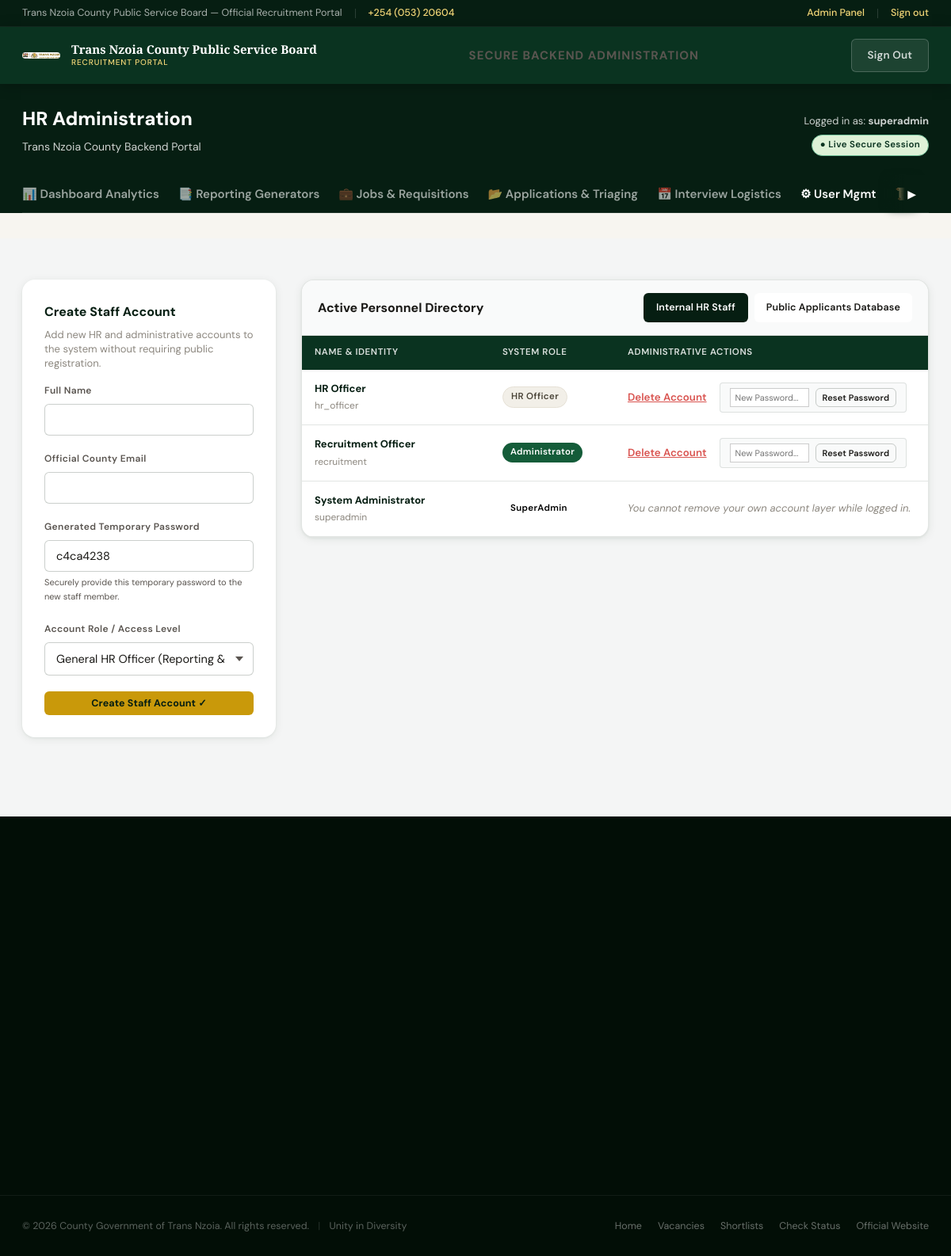
The page /admin/users.php (signed in) on the database its author committed.
### tables this page shows
CREATE TABLE `users` (
  `id` int(10) unsigned NOT NULL AUTO_INCREMENT,
  `username` varchar(80) NOT NULL,
  `email` varchar(160) NOT NULL,
  `password_hash` varchar(255) NOT NULL,
  `role` enum('superadmin','admin','hr','applicant') NOT NULL DEFAULT 'applicant',
  `full_name` varchar(160) DEFAULT NULL,
  `is_active` tinyint(1) NOT NULL DEFAULT 1,
  `last_login` datetime DEFAULT NULL,
  `created_at` datetime NOT NULL DEFAULT current_timestamp(),
  `updated_at` datetime NOT NULL DEFAULT current_timestamp() ON UPDATE current_timestamp(),
  `sub_county` varchar(100) DEFAULT NULL,
  `ward` varchar(100) DEFAULT NULL,
  `id_doc_front` varchar(255) DEFAULT NULL,
  `id_doc_back` varchar(255) DEFAULT NULL,
  `id_verified` tinyint(1) DEFAULT 0,
  `phone` varchar(20) DEFAULT NULL,
  `dob` date DEFAULT NULL,
  `gender` enum('Male','Female','Prefer not to say') DEFAULT NULL,
  PRIMARY KEY (`id`),
  UNIQUE KEY `username` (`username`),
  UNIQUE KEY `email` (`email`),
  KEY `idx_role` (`role`),
  KEY `idx_email` (`email`)
);

### includes/auth.php (called while the page is built, shortened)
<?php
function auth_user(): ?array {
    return $_SESSION['tnc_user'] ?? null;
}
function has_role(string ...$roles): bool {
    $user = auth_user();
    return $user && in_array($user['role'], $roles, true);
}
function h(?string $s): string {
    return htmlspecialchars($s ?? '', ENT_QUOTES, 'UTF-8');
}

### admin/users.php (the view, shortened to what this page needs)
<?php
require_once __DIR__ . '/../includes/auth.php';
$pdo = db();
$filter_role = $_GET['role'] ?? 'internal';
if ($filter_role === 'applicant') {
    $sql = "SELECT * FROM users WHERE role = 'applicant' ORDER BY created_at DESC LIMIT 500";
} else {
    $sql = "SELECT * FROM users WHERE role IN ('superadmin','admin','hr') ORDER BY role DESC, full_name ASC LIMIT 500";
}
$users_list = $pdo->query($sql)->fetchAll();
require_once __DIR__ . '/../includes/partials/header.php';
$admin_page = 'users';
require_once __DIR__ . '/partials/admin_nav.php';
?>
<div class="page-wrap" style="background:#f4f5f5; padding-bottom:100px;">
  <div class="container" style="max-width:1200px;">
    <div style="display:grid; grid-template-columns:320px 1fr; gap:32px; align-items:start;">
        <div class="card card-pad fade-up" style="border:2px solid var(--gold); position:sticky; top:40px;">
            <h3 style="font-size:16px; margin-bottom:6px; color:var(--green-900);">Create Staff Account</h3>
            <p style="font-size:13px; color:var(--text-light); margin-bottom:16px; line-height:1.4;">Add new HR and administrative accounts to the system without requiring public registration.</p>
            <form method="POST">
                <div class="form-group">
                    <label class="form-label" style="font-size:12px;">Full Name</label>
                    <input type="text" name="full_name" class="form-input" required>
                </div>
                <div class="form-group">
                    <label class="form-label" style="font-size:12px;">Official County Email</label>
                    <input type="email" name="email" class="form-input" required>
                </div>
                <div class="form-group">
                    <label class="form-label" style="font-size:12px;">Generated Temporary Password</label>
                    <input type="text" name="password" class="form-input" value="<?= bin2hex(random_bytes(4)) ?>" required>
                    <span style="font-size:11px; color:var(--text-muted); display:inline-block; margin-top:4px;">Securely provide this temporary password to the new staff member.</span>
                </div>
                <div class="form-group">
                    <label class="form-label" style="font-size:12px;">Account Role / Access Level</label>
                    <select name="role" class="form-select" required>
                        <option value="hr">General HR Officer (Reporting & Applicants Only)</option>
                    </select>
                </div>
                <button type="submit" class="btn btn-gold btn-sm" style="width:100%; font-weight:700;">Create Staff Account ✓</button>
            </form>
        </div>
        <div class="card fade-up" style="overflow:-moz-hidden-unscrollable; overflow:hidden;">
            <div style="background:#f9fafa; border-bottom:1px solid var(--border); padding:16px 20px; display:flex; justify-content:space-between; align-items:center;">
                <h3 style="font-size:16px; margin:0;">Active Personnel Directory</h3>
                <div style="display:flex; gap:8px;">
                    <a href="?role=internal" class="btn btn-sm <?= $filter_role==='internal' ? 'btn-outline-dark' : '' ?>" style="<?= $filter_role==='internal' ? 'background:var(--green-900);color:#fff;' : 'background:#fff;' ?>">Internal HR Staff</a>
                    <a href="?role=applicant" class="btn btn-sm <?= $filter_role==='applicant' ? 'btn-outline-dark' : '' ?>" style="<?= $filter_role==='applicant' ? 'background:var(--green-900);color:#fff;' : 'background:#fff;' ?>">Public Applicants Database</a>
                </div>
            </div>
            <div class="table-responsive" style="max-height:600px; overflow-y:auto;">
                <table class="table" style="font-size:13px; margin:0;">
                    <colgroup>
                        <col style="width:30%;">
                        <col style="width:20%;">
                        <col style="width:50%;">
                    </colgroup>
                    <thead style="position:sticky; top:0; background:#fff; z-index:10; box-shadow:0 1px 3px rgba(0,0,0,0.1);">
                        <tr>
                            <th>Name & Identity</th>
                            <th>System Role</th>
                            <th>Administrative Actions</th>
                        </tr>
                    </thead>
                    <tbody>
                        <?php if (empty($users_list)): ?>
                            <tr><td colspan="3" style="padding:40px; text-align:center; color:var(--text-muted);">No accounts found matching this filter.</td></tr>
                        <?php else: ?>
                            <?php foreach ($users_list as $u): ?>
                                <tr>
                                    <td>
                                        <strong style="color:var(--green-900);"><?= h($u['full_name']) ?></strong><br>
                                        <span style="font-size:12px; color:var(--text-light);"><?= h($u['username']) ?></span>
                                    </td>
                                    <td>
                                        <?php if($u['role']==='superadmin'): ?>
                                            <span class="badge" style="background:var(--gold); color:#000;">SuperAdmin</span>
                                        <?php elseif($u['role']==='admin'): ?>
                                            <span class="badge" style="background:var(--green-600); color:#fff;">Administrator</span>
                                        <?php elseif($u['role']==='hr'): ?>
                                            <span class="badge badge-neutral">HR Officer</span>
                                        <?php else: ?>
                                            <span class="badge badge-info" style="background:#eef0f2; color:var(--text-dark);">Applicant</span>
                                        <?php endif; ?>
                                    </td>
                                    <td>
                                        <?php if($u['id'] !== auth_user()['id']): ?>
                                            <div style="display:flex; gap:16px; align-items:center;">
                                                <form method="POST" style="margin:0;" onsubmit="return confirm('Are you sure you want to permanently delete this user account?')">
                                                    <button type="submit" style="background:none; border:none; padding:0; color:#d9534f; cursor:pointer; font-weight:600; text-decoration:underline;">Delete Account</button>
                                                </form>
                                                <form method="POST" style="margin:0; background:#f9fafa; padding:6px 12px; border:1px solid var(--border); border-radius:4px; display:flex; gap:8px;">
                                                    <input type="text" name="new_password" placeholder="New Password..." style="font-size:11px; padding:4px 6px; border:1px solid #ccc; width:100px;">
                                                    <button type="submit" class="btn btn-outline-dark" style="font-size:11px; padding:2px 8px;">Reset Password</button>
                                                </form>
                                            </div>
                                        <?php else: ?>
                                            <span style="color:var(--text-light); font-style:italic;">You cannot remove your own account layer while logged in.</span>
                                        <?php endif; ?>
                                    </td>
                                </tr>
                            <?php endforeach; ?>
                        <?php endif; ?>
                    </tbody>
                </table>
            </div>
        </div>
    </div>
  </div>
</div>
<?php require_once __DIR__ . '/../includes/partials/footer.php'; ?>

### admin/partials/admin_nav.php (shortened to what this page needs)
<div class="admin-subnav-container">
  <div class="container" style="padding-top:24px;">
    <div style="display:flex; justify-content:space-between; align-items:flex-end; margin-bottom:24px;">
      <div>
        <h1 style="font-size:24px; font-weight:800; margin:0 0 4px 0;">HR Administration</h1>
        <div style="font-size:14px; opacity:0.8;">Trans Nzoia County Backend Portal</div>
      </div>
      <div style="text-align:right;">
        <div style="font-size:13px; opacity:0.8; margin-bottom:4px;">Logged in as: <strong style="color:var(--gold);"><?= h(auth_user()['username']??'Root') ?></strong></div>
        <span class="badge badge-success" style="background:#def1d7; color:var(--green-800);">● Live Secure Session</span>
      </div>
    </div>
    <div class="admin-subnav-wrapper">
      <div class="admin-subnav-list" id="adminSubNavList">
        <a href="index.php" class="<?= $admin_page==='index'?'active':'' ?>">📊 Dashboard Analytics</a>
        <a href="reports.php" class="<?= $admin_page==='reports'?'active':'' ?>">📑 Reporting Generators</a>
        <a href="jobs.php" class="<?= $admin_page==='jobs'?'active':'' ?>">💼 Jobs & Requisitions</a>
        <a href="applications.php" class="<?= $admin_page==='applications'?'active':'' ?>">📂 Applications & Triaging</a>
        <a href="interviews.php" class="<?= $admin_page==='interviews'?'active':'' ?>">📅 Interview Logistics</a>
        <?php if(has_role('superadmin')): ?>
          <a href="users.php" class="<?= $admin_page==='users'?'active':'' ?>">⚙ User Mgmt</a>
          <a href="logs.php" class="<?= $admin_page==='logs'?'active':'' ?>">📜 Activity Logs</a>
        <?php endif; ?>
      </div>
      <button class="nav-scroll-btn nav-scroll-right" id="scrollNavRight" onclick="scrollNav(220)" title="Scroll Right">
          ▶
      </button>
    </div>
  </div>
</div>

### assets/css/style.css (style rules this page uses)
:root { --green-950: #020E06; --green-900: #061E12; --green-800: #0A3320; --green-700: #0E4A2E; --green-600: #145C39; --green-500: #1A7048; --green-400: #228558; --green-300: #3DA06F; --green-200: #72C29A; --green-100: #B8E3CB; --green-50: #EAF5EF; --gold-800: #7A5B06; --gold-600: #A87D09; --gold-500: #C9990A; --gold-400: #E0AC0C; --gold-300: #EDCA56; --gold-200: #F5D878; --gold-100: #FDF0BE; --gold-50: #FEFAEE; --warm-white: #F7F5F0; --warm-50: #F2EFE8; --warm-100: #E5E0D5; --warm-200: #C8C0B0; --warm-700: #4A4438; --warm-900: #1C1915; --text-main: #1A1916; --text-muted: #5A5550; --text-light: #8C877F; --border: rgba(20,40,25,0.12); --border-strong: rgba(20,40,25,0.22); --radius-sm: 6px; --radius-md: 10px; --radius-lg: 16px; --radius-xl: 24px; --shadow-sm: 0 1px 4px rgba(10,50,25,0.06); --shadow-card: 0 2px 12px rgba(10,50,25,0.08), 0 1px 3px rgba(10,50,25,0.06); --shadow-hover:0 8px 28px rgba(10,50,25,0.14), 0 2px 8px rgba(10,50,25,0.08); --font-display: 'Playfair Display', Georgia, serif; --font-body: 'DM Sans', system-ui, sans-serif; --font-mono: 'DM Mono', monospace; --max-w: 100%; --nav-h: 72px; --topbar-h: 34px; }
*, *::before, *::after { box-sizing: border-box; margin: 0; padding: 0; }
html { scroll-behavior: smooth; }
body { font-family: var(--font-body); font-size: 16px; line-height: 1.65; color: var(--text-main); background: var(--warm-white); -webkit-font-smoothing: antialiased; display: flex; flex-direction: column; min-height: 100vh; }
a { color: inherit; text-decoration: none; }
button, input, select, textarea { font-family: var(--font-body); }
.container { max-width: var(--max-w); margin: 0 auto; padding: 0 28px; }
.page-wrap { padding: 52px 0 80px; }
.btn { display: inline-flex; align-items: center; gap: 7px; padding: 9px 20px; font-size: 13.5px; font-weight: 600; border-radius: var(--radius-sm); border: none; cursor: pointer; transition: all .18s; letter-spacing: .01em; white-space: nowrap; text-align: center; justify-content: center; }
.btn-sm { padding: 7px 15px; font-size: 12.5px; }
.btn-gold { background: var(--gold-500); color: var(--green-900); }
.btn-outline-dark { background: transparent; color: var(--text-main); border: 1.5px solid var(--border-strong); }
.badge { display: inline-flex; align-items: center; padding: 3px 10px; font-size: 11.5px; font-weight: 600; border-radius: 100px; letter-spacing: .03em; white-space: nowrap; }
.badge-success { background: var(--green-50); color: var(--green-700); border: 1px solid var(--green-200); }
.badge-neutral { background: var(--warm-50); color: var(--warm-700); border: 1px solid var(--warm-100); }
.form-group { margin-bottom: 20px; }
.form-label { display: block; margin-bottom: 6px; font-size: 12.5px; font-weight: 600; color: var(--text-muted); letter-spacing: .03em; }
.form-input, .form-select, .form-textarea { width: 100%; border: 1.5px solid var(--border-strong); border-radius: var(--radius-sm); padding: 10px 14px; font-size: 14.5px; color: var(--text-main); background: #fff; outline: none; transition: border-color .2s, box-shadow .2s; appearance: none; }
.form-select { background-repeat: no-repeat; background-position: right 12px center; padding-right: 36px; cursor: pointer; }
.card { background: #fff; border: 1px solid var(--border); border-radius: var(--radius-lg); box-shadow: var(--shadow-card); }
.card-pad { padding: 28px; }
table { width: 100%; border-collapse: collapse; font-size: 14px; }
thead th { background: var(--green-800); color: rgba(255,255,255,.85); padding: 12px 16px; text-align: left; font-size: 11.5px; font-weight: 600; letter-spacing: .05em; text-transform: uppercase; white-space: nowrap; }
tbody tr { border-bottom: 1px solid var(--border); transition: background .15s; }
tbody td { padding: 13px 16px; color: var(--text-main); vertical-align: middle; }
.fade-up { opacity: 0; transform: translateY(20px); transition: opacity .5s ease, transform .5s ease; }
.fade-up.visible { opacity: 1; transform: translateY(0); }

### rows shown on the page
users: username "superadmin", full_name "System Administrator", role "SuperAdmin", shows "You cannot remove your own account layer while logged in."
users: full_name "HR Officer", username "hr_officer", role "HR Officer"
users: full_name "Recruitment Officer", username "recruitment", role "Administrator"
